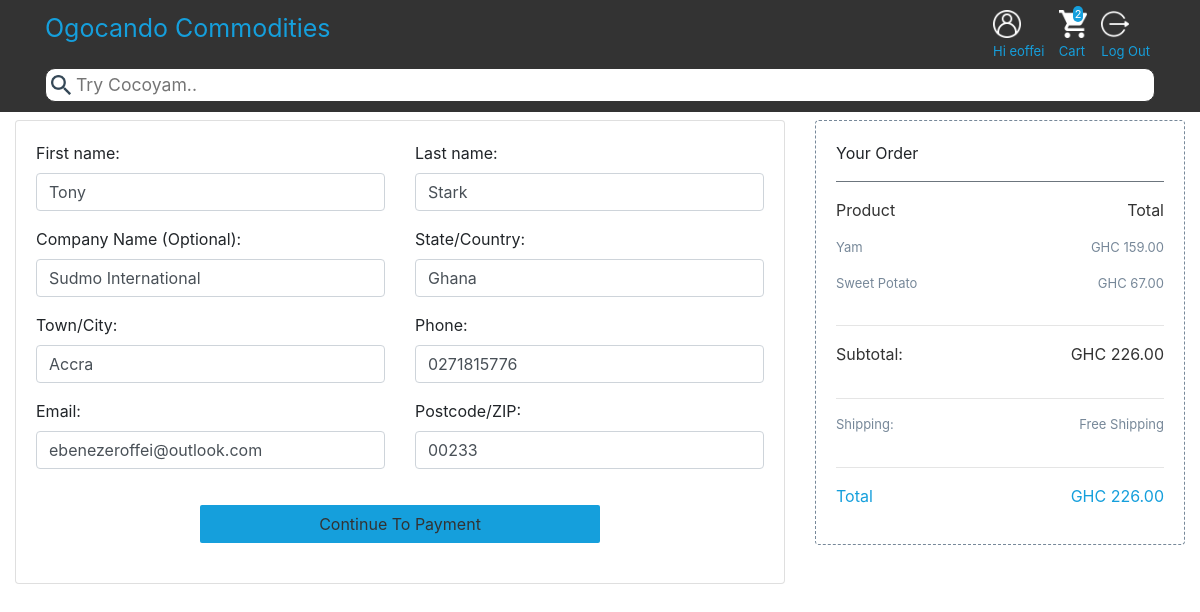
The app's page /checkout/ (signed in) with its own data.
### app/models.py (models this page shows, shortened)
class BillingAddress(models.Model):
    user = models.OneToOneField(User,on_delete = models.CASCADE)
    first_name = models.CharField(max_length = 100)
    last_name = models.CharField(max_length = 100)
    company_name = models.CharField('Company Name (Optional)',max_length = 100,null = True,blank = True)
    state_or_country = models.CharField("State/Country",max_length = 100)
    town_or_city = models.CharField("Town/City",max_length = 100)
    phone = models.CharField(max_length = 50)
    email = models.EmailField()
    post_or_zipcode = models.CharField("Postcode/ZIP",max_length = 50)

class CartItems(models.Model):
    cart = models.ForeignKey(Cart,on_delete = models.CASCADE)
    product = models.ForeignKey(Product,on_delete = models.CASCADE)
    quantity = models.SmallIntegerField(default = 1)

class Product(models.Model):
    name = models.CharField(max_length = 100)
    price = models.DecimalField(max_digits = 1000,decimal_places =2)
    description = models.TextField(max_length = 500)
    image1 = models.ImageField(upload_to = 'product_images/')
    image2 = models.ImageField(upload_to = 'product_images/',default = 'default.png')
    image3 = models.ImageField(upload_to = 'product_images/',default = 'default.png')

### app/views.py (the view, shortened to what this page needs)
# urls.py: path('checkout/',app_views.CheckoutView.as_view(),name = 'checkout'),
class CheckoutView(generic.View):
    form_class = BillingAddressForm
    template_name = 'app/checkout.html'
    @method_decorator(login_required)
    def get(self,request,*args,**kwargs):
        try:
            billing = request.user.billingaddress
            form = self.form_class(instance = billing)
        except BillingAddress.DoesNotExist:
            initial = {
                'first_name':request.user.first_name,
                'last_name': request.user.last_name,
                'email': request.user.email
            }
            form = self.form_class(initial = initial)
        context = {
            'form':form
        }
        important_info(self,context)
        context['cart_items'] = request.user.cart.cartitems_set.all()
        return render(request,self.template_name,context)

### app/forms.py
class BillingAddressForm(forms.ModelForm):
    class Meta:
        model = BillingAddress
        fields = ['first_name','last_name','company_name','state_or_country','town_or_city','phone','email','post_or_zipcode']
        widgets = {
            'first_name': forms.TextInput(attrs = {
                'class':'form-control'
            }),
            'last_name': forms.TextInput(attrs = {
                'class':'form-control'
            }),
            'company_name': forms.TextInput(attrs = {
                'class':'form-control'
            }),
            'state_or_country': forms.TextInput(attrs = {
                'class':'form-control'
            }),
            'town_or_city': forms.TextInput(attrs = {
                'class':'form-control'
            }),
            'phone': forms.TextInput(attrs = {
                'class':'form-control',
                'pattern':'^\d+$'
            }),
            'email': forms.EmailInput(attrs = {
                'class':'form-control'
            }),
            'post_or_zipcode': forms.TextInput(attrs = {
                'class':'form-control'
            }),
        }

### app/views.py (called while the page is built)
def important_info(inst,context):
    context['cart_items_count'] = inst.request.user.cart.cartitems_set.count() if inst.request.user.is_authenticated else inst.request.COOKIES.get('cart_count') if inst.request.COOKIES.get('cart_count') else 0
    context['cart_items'] = [item.product.name for item in inst.request.user.cart.cartitems_set.all()] if inst.request.user.is_authenticated else [value for key,value in inst.request.COOKIES.items() if key.startswith('product_name')]

### app/templates/app/checkout.html (shortened to what this page needs)
{% extends 'app/base.html' %}
{% block content %}
    <div class="container-fluid" style="margin-top: 120px">
        <div class="row">
            <div class="col-md-8">
                <div class="card">
                    <div class="card-body">
                      <form action="." method="post">
                          <div class="row">
                            {% for field in form %}
                                <div class="col-sm-6">
                                    <div class="form-group">
                                        {{field.label_tag}}
                                        {{field}}
                                    </div>
                                </div>
                            {% endfor %}
                        </div>
                        <div style = 'max-width: 400px;margin: 20px auto'>
                            <input type="submit" value="Continue To Payment" class="btn btn-block">
                        </div>
                      </form>
                    </div>
                </div>
            </div>
            <div class="col-md-4 mt-5 mt-md-0 mb-5 mb-md-0">
                <div class="card" style="border: thin dashed lightslategray">
                    <div class="card-body">
                        <p>Your Order</p>
                        <hr class="border-secondary">
                        <div class="sep-1">
                            <p>Product</p>
                            <p>Total</p>
                        </div>
                        {% for good in cart_items %}
                            <div class="sep-2">
                                <p>{{ good.product.name }}</p>
                                <p class="good {{good.quantity}}-{{good.product.price}}"></p>
                            </div>
                        {% endfor %}
                        <hr>
                        <div class="sep-1">
                            <p>Subtotal:</p>
                            <p id="subtotal"></p>
                        </div>
                        <hr>
                        <div class="sep-2">
                            <p>Shipping:</p>
                            <p>Free Shipping</p>
                        </div>
                        <hr>
                        <div class="sep-1">
                            <p>Total</p>
                            <p id="total"></p>
                        </div>
                    </div>
                </div>
            </div>
        </div>
    </div>
{% endblock %}

### app/templates/app/base.html (shortened to what this page needs)
{% load static %}
<!DOCTYPE html>
<html lang="en">
<head>
    <link rel="stylesheet" href="{% static 'app\bootstrap.min.css' %}">
</head>
<body>
    <nav>
        <div class="container-md">
            <a href="{% url 'app:home' %}">Ogocando Commodities</a>
            <div id="options">
                {% if user.is_authenticated %}
                    <div>
                      <a href="{% url 'user:profile' %}">
                          <img width="28px" src="{% static 'app/images/user-hover.png' %}" alt=""><br/>
                           Hi {{ user.username }}
                      </a>
                   </div>
                {% endif%}
               <div id="cart">
                  <a href="{% url 'app:cart' %}">
                      <img width="28px" src="{% static 'app/images/cart-hover.png' %}" alt=""><br/>
                       <span>{{ cart_items_count }}</span>
                       Cart
                  </a>
               </div>
               {% if user.is_authenticated %}
                   <div>
                      <a href="{% url 'user:logout' %}">
                          <img width="28px" src="{% static 'app/images/logout.png' %}" alt=""><br/>
                           Log Out
                      </a>
                   </div>
               {% endif %}
            </div>
            <div id="search-container">
                <input id="search" type="text" name="search" placeholder="Try Cocoyam..">
            </div>
        </div>
    </nav>
    {% block content %}
    {% endblock %}
</body>
</html>

### app/templates/app/checkout.html (style rules this page uses)
input[type = 'submit'] { color: #333333; background: #159fdc; transition: all .2s ease-in-out; border-radius: 2px; }
.sep-1, .sep-2 { display: grid; grid-template-columns: 1.5fr 1fr; }
.sep-1 > p:last-child, .sep-2 > p:last-child { text-align: right; }
.sep-1 p { color: #333333; }
.sep-2 p { font-size: 13px; color: lightslategray; }
.sep-1:last-child p { color: #159fdc; }

### records on screen
BillingAddress: form "Tony" "Stark" "Sudmo International" "Ghana" "Accra" "0271815776" "ebenezeroffei@outlook.com" "00233"
CartItems: product.name "Yam"
CartItems: product.name "Sweet Potato"

### other values on screen
{{ user.username }} "eoffei"
{{ cart_items_count }} "2"
{{ field.label_tag }} "First name:" "Last name:" "Company Name (Optional):" "State/Country:" "Town/City:" "Phone:" "Email:" "Postcode/ZIP:"
